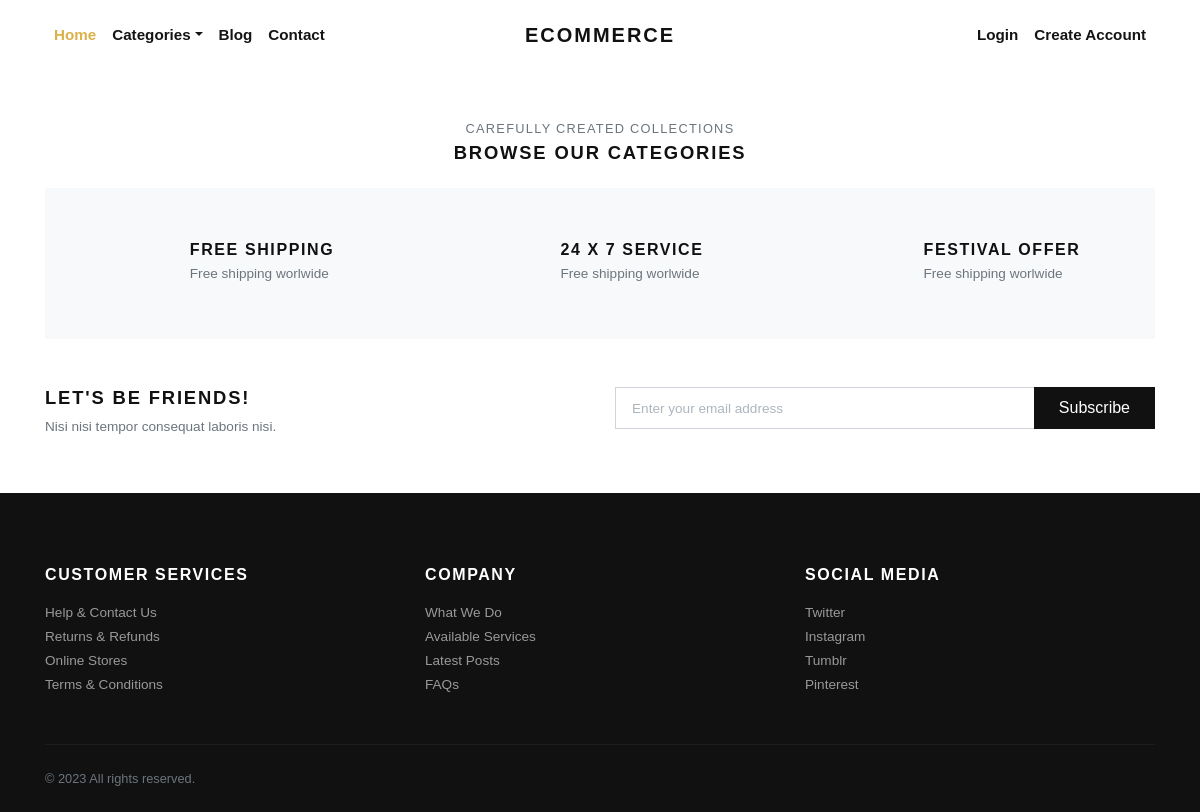
/categories/, run on an earlier commit of the app's database.
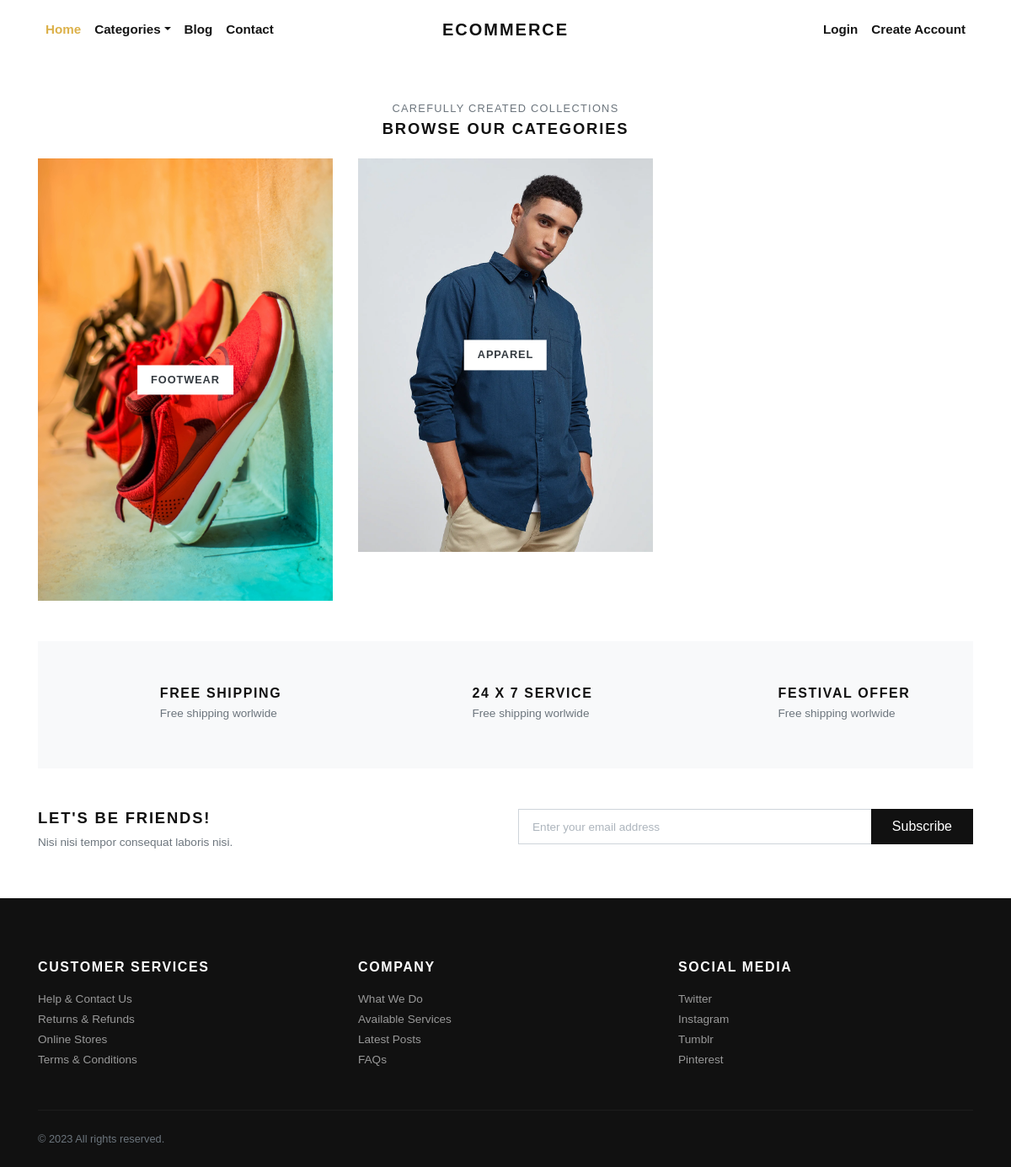
And on a later commit of the database.
### store/models.py (models this page shows, shortened)
class Category(models.Model):
    title = models.CharField(max_length=50, verbose_name="Category Title")
    slug = models.SlugField(max_length=55, verbose_name="Category Slug")
    description = models.TextField(blank=True, verbose_name="Category Description")
    category_image = models.ImageField(upload_to='category', blank=True, null=True, verbose_name="Category Image")
    is_active = models.BooleanField(verbose_name="Is Active?")
    is_featured = models.BooleanField(verbose_name="Is Featured?")
    created_at = models.DateTimeField(auto_now_add=True, verbose_name="Created Date")
    updated_at = models.DateTimeField(auto_now=True, verbose_name="Updated Date")
    class Meta:
        verbose_name_plural = 'Categories'
        ordering = ('-created_at', )

### store/views.py (the view)
# urls.py: path('categories/', views.all_categories, name="all-categories"),
def all_categories(request):
    categories = Category.objects.filter(is_active=True)
    return render(request, 'store/categories.html', {'categories':categories})

### store/context_preprocessors.py (called while the page is built)
def store_menu(request):
    categories = Category.objects.filter(is_active=True)
    context = {
        'categories_menu': categories,
    }
    return context

def cart_menu(request):
    if request.user.is_authenticated:
        cart_items= Cart.objects.filter(user=request.user)
        context = {
            'cart_items': cart_items,
        }
    else:
        context = {}
    return context

### templates/store/categories.html (shortened to what this page needs)
{% extends 'base.html' %}
{% load static %}
      {% block content %}
      <div class="container">
        <section class="pt-5">
          <header class="text-center">
            <p class="small text-muted small text-uppercase mb-1">Carefully created collections</p>
            <h2 class="h5 text-uppercase mb-4">Browse our categories</h2>
          </header>
          <div class="row">
          {% if categories %}
            {% for category in categories %}
              <div class="col-md-4 mb-4 mb-md-5">
                <a class="category-item" href="{% url 'store:category-products' category.slug %}">
                  <strong class="category-item-title">{{ category.title }}</strong>
                </a>
              </div>
            {% endfor %}
          {% endif %}
          </div>
        </section>
        <section class="py-5 bg-light">
          <div class="container">
            <div class="row text-center">
              <div class="col-lg-4 mb-3 mb-lg-0">
                <div class="d-inline-block">
                  <div class="media align-items-end">
                    <svg class="svg-icon svg-icon-big svg-icon-light">
                      <use xlink:href="#delivery-time-1"> </use>
                    </svg>
                    <div class="media-body text-left ml-3">
                      <h6 class="text-uppercase mb-1">Free shipping</h6>
                      <p class="text-small mb-0 text-muted">Free shipping worlwide</p>
                    </div>
                  </div>
                </div>
              </div>
              <div class="col-lg-4 mb-3 mb-lg-0">
                <div class="d-inline-block">
                  <div class="media align-items-end">
                    <svg class="svg-icon svg-icon-big svg-icon-light">
                      <use xlink:href="#helpline-24h-1"> </use>
                    </svg>
                    <div class="media-body text-left ml-3">
                      <h6 class="text-uppercase mb-1">24 x 7 service</h6>
                      <p class="text-small mb-0 text-muted">Free shipping worlwide</p>
                    </div>
                  </div>
                </div>
              </div>
              <div class="col-lg-4">
                <div class="d-inline-block">
                  <div class="media align-items-end">
                    <svg class="svg-icon svg-icon-big svg-icon-light">
                      <use xlink:href="#label-tag-1"> </use>
                    </svg>
                    <div class="media-body text-left ml-3">
                      <h6 class="text-uppercase mb-1">Festival offer</h6>
                      <p class="text-small mb-0 text-muted">Free shipping worlwide</p>
                    </div>
                  </div>
                </div>
              </div>
            </div>
          </div>
        </section>
        <section class="py-5">
          <div class="container p-0">
            <div class="row">
              <div class="col-lg-6 mb-3 mb-lg-0">
                <h5 class="text-uppercase">Let's be friends!</h5>
                <p class="text-small text-muted mb-0">Nisi nisi tempor consequat laboris nisi.</p>
              </div>
              <div class="col-lg-6">
                <form action="#">
                  <div class="input-group flex-column flex-sm-row mb-3">
                    <input class="form-control form-control-lg py-3" type="email" placeholder="Enter your email address" aria-describedby="button-addon2">
                    <div class="input-group-append">
                      <button class="btn btn-dark btn-block" id="button-addon2" type="submit">Subscribe</button>
                    </div>
                  </div>
                </form>
              </div>
            </div>
          </div>
        </section>
      </div>
      {% endblock content %}

What changed in the data, as far as the page shows it:
now on this page (row edited): Category: title "FOOTWEAR"
now on this page (row edited): Category: title "APPAREL"
